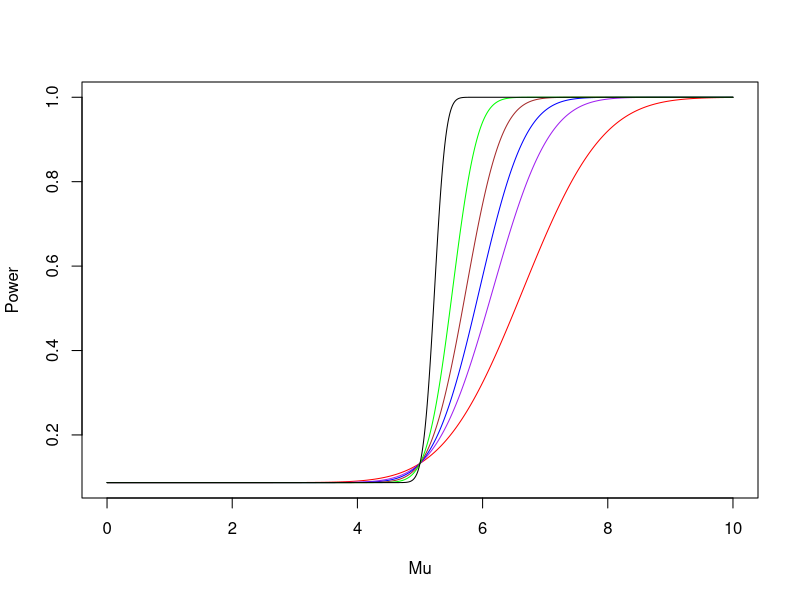
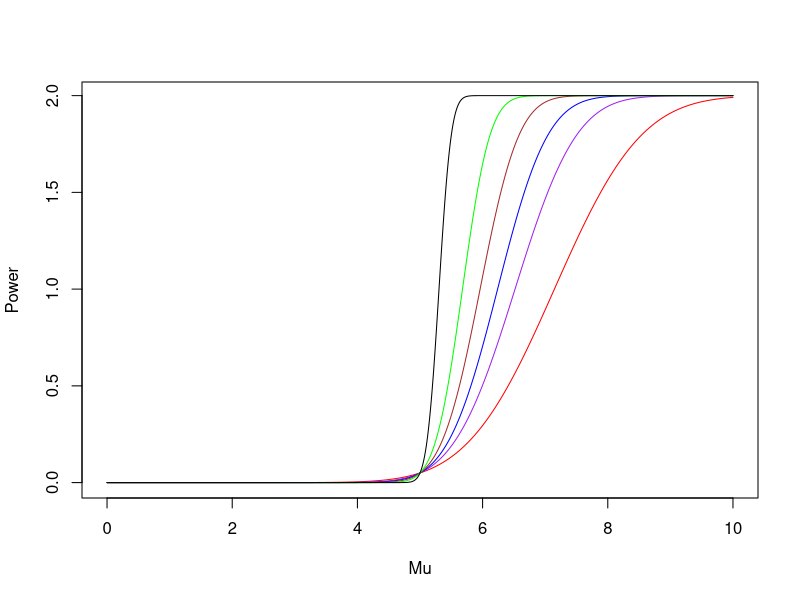
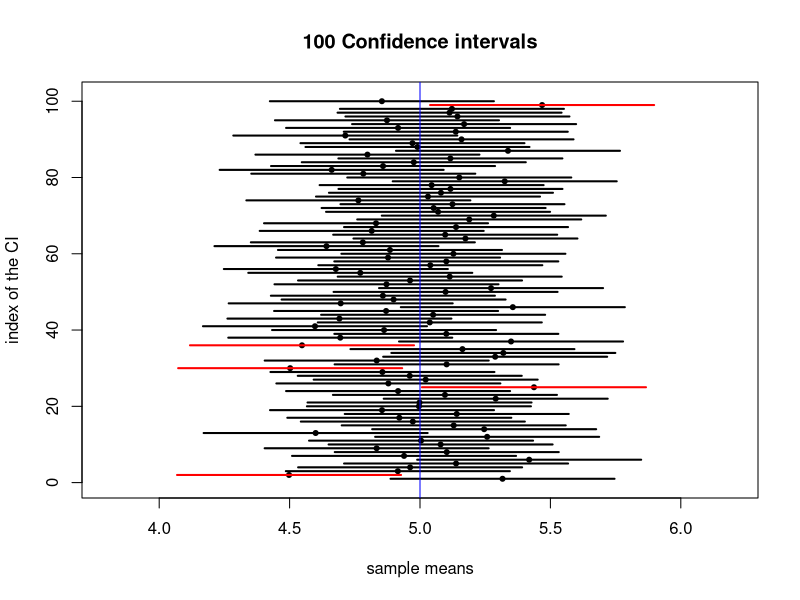

Write the R code that produced these figures, in order.
## ---- chunk 1
power_1 <- function(n, x){
  sigma = sqrt(1.2)
  mu_0 <- 5
  alpha <- 0.05
  zalpha <- qnorm(p=alpha, lower.tail=FALSE)
  return (1 - pnorm(zalpha + sqrt(n)*(mu_0 - x))*1/sigma)
}
## ---- chunk 2
x <-seq(from = 0, to = 10, length.out = 10000)
plot(x, power_1(1,x), type="l", col="red", xlab="Mu", ylab="Power")
lines(x, power_1(2,x), col="purple")
lines(x, power_1(3,x), col="blue")
lines(x, power_1(5,x), col="brown")
lines(x, power_1(10,x), col="green")
lines(x, power_1(50,x), col="black")
## ---- chunk 3
power_2 <- function(n, x){
  sigma = sqrt(1.2)
  mu_0 <- 5
  alpha <- 0.05
  zalpha2 <- qnorm(p=alpha/2, lower.tail=FALSE) 
  pos <- pnorm(zalpha2 + sqrt(n)*(mu_0 - x)*(1/sigma))
  neg <- pnorm(-zalpha2 - sqrt(n)*(mu_0 - x)*(1/sigma))
  return (1-pos+neg)
}
## ---- chunk 4
x <-seq(from = 0, to = 10, length.out = 10000)
plot(x, power_2(1,x), type="l", col="red", xlab="Mu", ylab="Power")
lines(x, power_2(2,x), col="purple")
lines(x, power_2(3,x), col="blue")
lines(x, power_2(5,x), col="brown")
lines(x, power_2(10,x), col="green")
lines(x, power_2(50,x), col="black")
## ---- chunk 5
library(dplyr)
## ---- chunk 6

## ---- chunk 7

## ---- chunk 8
ci_95_norm <- function(n){
  samp <- rnorm(n, mean = 3, sd = 1.2)
  return(conf_inf(samp))
}



# set.seed(2020)
# B <- 10000
# n <- 50
# CI_95_exp <- replicate(B,
#                            {samp <- rexp(n, rate = 2)
#                            mean_inside_CI(samp, pop_mu =______ , pop_sig = _____)
#                            })
# mean( _____ ) #calculate mean CI_95_exp to get empirical expected values
## ---- chunk 9

## ---- chunk 10

## ---- chunk 11
CI_95 <- function(samp, sig){
  z <- qnorm(0.025, lower.tail = FALSE)
  upper <- mean(samp) + z*sig/sqrt(length(samp))
  lower <- mean(samp) - z*sig/sqrt(length(samp))
  return(c(lower, upper))
}
## ---- chunk 12
plot_CI_95 <- function(seed){
  B <- 100
  n <- 30
  mu <- 5
  sig <- 1.2
  set.seed(seed)
  #extract upper bound of CI's
  x_1 <- replicate(B,
                         {samp <- rnorm(n, mean = mu, sd = sig )
                         max(CI_95(samp, sig))
                         }
                         )
  #extract lower bound of CI's
  set.seed(seed)
  x_0 <- replicate(B,
                         {samp <- rnorm(n, mean = mu, sd = sig )
                         min(CI_95(samp, sig))
                         }
                         )
  set.seed(seed)
  means <- replicate(B, mean(rnorm(n, mean = mu, sd = sig)))
 
  plot(means, 1:B, 
       pch = 20,
      xlim = c(mu - sig, mu + sig), 
      ylim = c(0,B+1),
      xlab = "sample means",
      ylab = "index of the CI",
      main = paste(B, "Confidence intervals"))
  for (i in 1:B){
  if(between(mu, x_0[i], x_1[i])){
  segments(x_0[i], i, x_1[i], i, lwd = 2) #plot CI's that contain the mean in black
    }
  else
    {
    segments(x_0[i], i, x_1[i], i, col = "red", lwd = 2) #plot CI's that don't contain the mean in red
    }
    }
abline(v=mu, col = "blue") #plot a vertical line at the population mean
}

plot_CI_95(402)
## ---- chunk 13
# seeds <- c(_________) #choose six different seed values
# par(mfrow = c(1,2))
# for (i in seeds){
#   plot_CI_95(____)
# }
## ---- chunk 14

## ---- chunk 15

## ---- chunk 16
alpha <- 3
beta <- 5
sig <- sqrt(1.6)

x_fixed <- round(seq(3, 8, length.out = 15), 2)
Y <- function(alpha, beta, sig){}

#Random Samples for Simple Linear Regression.

#Assume the true regression line is y = 2+3x

## ---- chunk 17
# a_hat <- function(){}
# 
# b_hat <- function(){}
# 
# v_hat <- function(){}
# 
Y_hat <- function(samp, x){
  return(alpha_hat(samp) + beta_hat(samp)*x)
}
## ---- chunk 18

## ---- chunk 19
